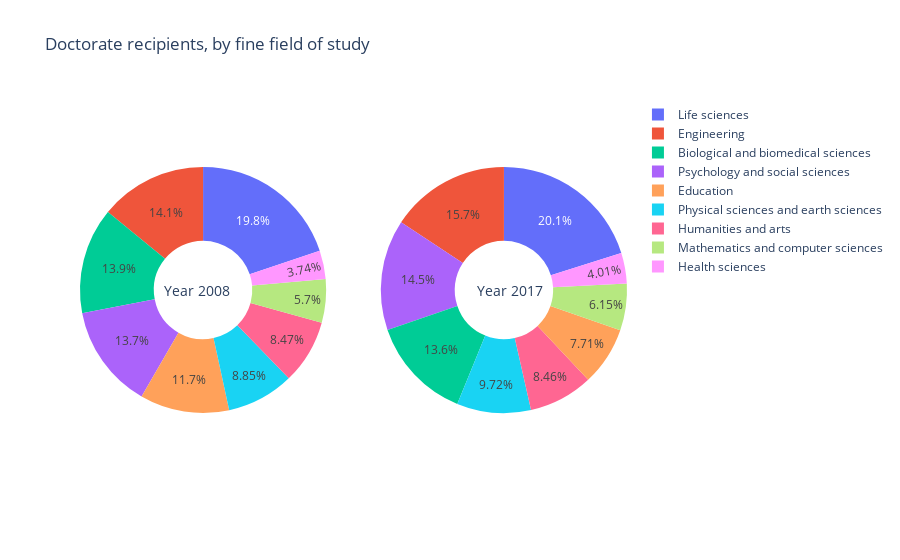

Source (notebook cell):
### Code cell
import plotly.graph_objects as go
from plotly.subplots import make_subplots

labels = fields

# Create subplots: use 'domain' type for Pie subplot
fig2 = make_subplots(rows=1, cols=2, specs=[[{'type':'domain'}, {'type':'domain'}]])
fig2.add_trace(go.Pie(labels=labels, values=values_2008, name="Year 2008"), 1, 1)
fig2.add_trace(go.Pie(labels=labels, values=values_2017, name="Year 2011"), 1, 2)
# fig.add_trace(go.Pie(labels=labels, values=values_2014, name="Year 2014"), 2, 1)
# fig.add_trace(go.Pie(labels=labels, values=values_2017, name="Year 2017"), 2, 2)

# Use `hole` to create a donut-like pie chart
fig2.update_traces(hole=.4, hoverinfo="label+percent+name")

fig2.update_layout(
    title_text="Doctorate recipients, by fine field of study",
    # Add annotations in the center of the donut pies.
    annotations=[dict(text='Year 2008', x=0.15, y=0.5, font_size=14, showarrow=False),
                 dict(text='Year 2017', x=0.85, y=0.5, font_size=14, showarrow=False)])
fig2.show()

### Figure 1 — Plotly figure (JSON) as saved in the notebook; plotly's stock layout.template omitted (floating-point values rounded to 4 significant figures)
{"data": [{"domain": {"x": [0, 0.45], "y": [0, 1]}, "hole": 0.4, "hoverinfo": "label+percent+name", "labels": ["Life sciences", "Biological and biomedical sciences", "Health sciences", "Physical sciences and earth sciences", "Mathematics and computer sciences", "Psychology and social sciences", "Engineering", "Education", "Humanities and arts", "other"], "name": "Year 2008", "type": "pie", "values": [11086, 7797, 2091, 4946, 3187, 7635, 7864, 6561, 4736]}, {"domain": {"x": [0.55, 1], "y": [0, 1]}, "hole": 0.4, "hoverinfo": "label+percent+name", "labels": ["Life sciences", "Biological and biomedical sciences", "Health sciences", "Physical sciences and earth sciences", "Mathematics and computer sciences", "Psychology and social sciences", "Engineering", "Education", "Humanities and arts", "other"], "name": "Year 2011", "type": "pie", "values": [12592, 8477, 2509, 6081, 3843, 9079, 9843, 4823, 5290]}], "layout": {"annotations": [{"font": {"size": 14}, "showarrow": false, "text": "Year 2008", "x": 0.15, "y": 0.5}, {"font": {"size": 14}, "showarrow": false, "text": "Year 2017", "x": 0.85, "y": 0.5}], "title": {"text": "Doctorate recipients, by fine field of study"}}}
